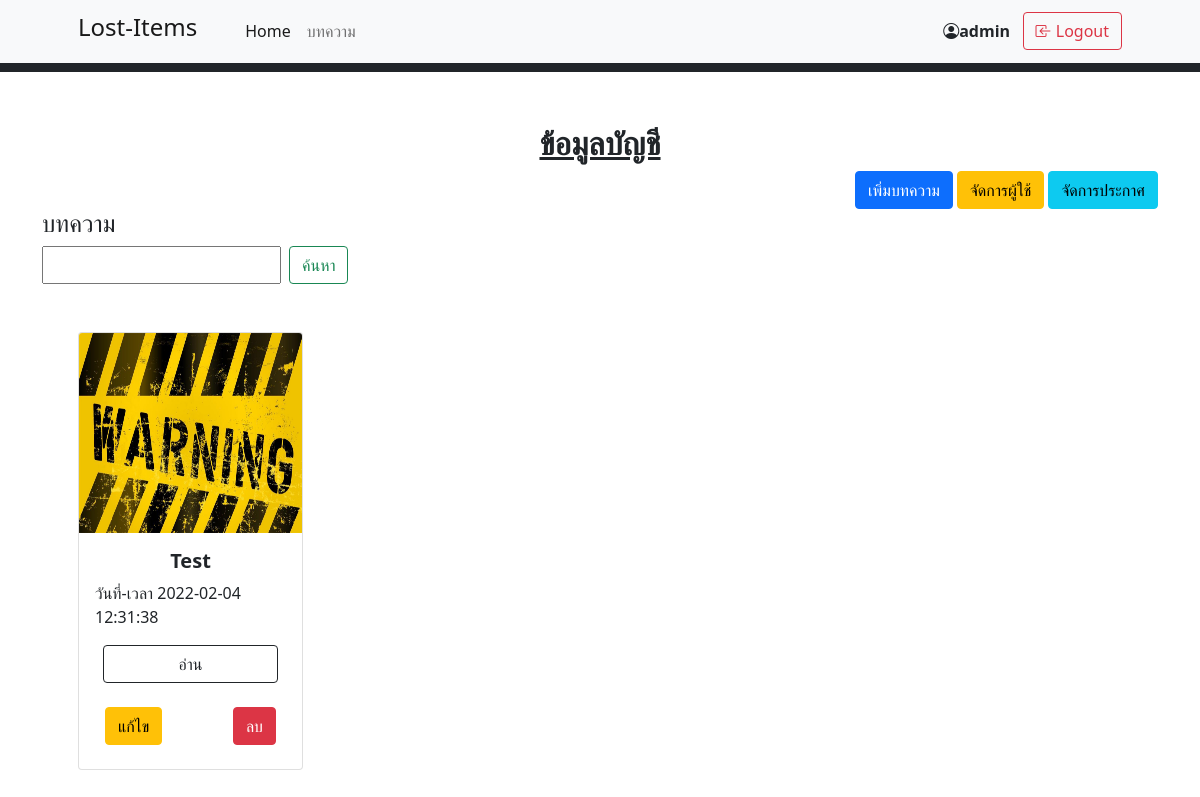
/admin/admin_info.php (signed in), run on the app's committed database.
### tables this page shows
CREATE TABLE `articles` (
  `ID_articles` int(11) NOT NULL,
  `authors_id` int(10) NOT NULL,
  `image` varchar(1000) NOT NULL,
  `title` varchar(250) NOT NULL,
  `body` varchar(10000) NOT NULL,
  `date` timestamp NOT NULL DEFAULT current_timestamp() ON UPDATE current_timestamp()
);

### admin/admin_info.php (the view, shortened to what this page needs)
<!DOCTYPE html>
<html lang="en">
    <head>
        <link href="https://cdn.jsdelivr.net/npm/bootstrap-icons@1.5.0/font/bootstrap-icons.css" rel="stylesheet" />
        <link href="../css/styles.css" rel="stylesheet" />
    </head>
    <body >
        <nav class="navbar navbar-expand-lg navbar-light bg-light fixed-top">
            <div class="container px-4 px-lg-5">
                <a class="navbar-brand" href="#!"><h4>Lost-Items</h4></a>
                <div class="collapse navbar-collapse" id="navbarSupportedContent">
                    <ul class="navbar-nav me-auto mb-2 mb-lg-0 ms-lg-4">
                        <li class="nav-item"><a class="nav-link active" aria-current="page" href="../index.php">Home</a></li>
                        <li class="nav-item"><a class="nav-link" href="index-articles.php">บทความ</a></li>
                     </ul>
                     <i class="bi bi-person-circle"></i> <b><?php echo $_SESSION["username"]; ?></b>  &nbsp; &nbsp;
                    <form class="d-flex" action="../db/logout.php">
                        <button class="btn btn-outline-danger"  type="submit">
                        <i class="bi bi-box-arrow-in-left"></i>
                            Logout
                        </button>
                    </form>
                </div>
            </div>
        </nav>
        <section class="py-5">
        <div class="container ">
        <h2 align='center'><i class='fas fa-user' style='font-size:36px'></i><b><u> ข้อมูลบัญชี</b></u></h2>
        <div align="right"class="dropdown">
        <a class="btn btn-primary" href="articles.php" role="button">เพิ่มบทความ</a>
        <a class="btn btn-warning" href="manage_users.php" role="button">จัดการผู้ใช้</a>
        <a class="btn btn-info" href="announce.php" role="button">จัดการประกาศ</a>
        </div>
        <h4>บทความ</h4>
        <?php $q = (isset($_GET['q']) ? $_GET['q'] : ''); ?>
        <form action="admin_info.php" method="get" class="d-flex">
          <input class="me-2" type="text" name="q" >
          <button class="btn btn-outline-success" type="submit">ค้นหา</button>
        </form>
         </div>
<?php
if($q==''){
      require_once('../db/connection.php');
      $mysqli = new mysqli($db_host, $db_user, $db_password, $db_name);
      $mysqli->set_charset("utf8");
      $user_id = $_SESSION['user_id'];
      $sql = "SELECT *
        FROM articles il INNER JOIN users u
        ON authors_id = u.ID_users
        WHERE u.ID_users = $user_id
        ORDER BY date DESC";
      $result = $mysqli->query($sql);
      if (!$result) {
        echo ("Error: ". $mysqli->error);
      } else {
      ?>
    <div class="container px-4 px-lg-5 mt-5" >
    <div class="row gx-4 gx-lg-5 row-cols-2 row-cols-md-3 row-cols-xl-4 justify-content-left" >
      <?php while($row = $result->fetch_object()){ ?>
                    <div class="col mb-5">
                        <div class="card h-100">
                            <img class="card-img-top" style="width:300;height:200px;"src="../upload/<?php echo $row->image ?>" alt="..." />
                            <div class="card-body ">
                                <div class="text-center">
                                    <h5 class="fw-bolder"><?php echo $row->title ?></h5>
                                </div>
                                <div class="text-left">
                                   วันที่-เวลา <?php echo $row->date ?>
                                </div>
                            </div>
                            <div class="card-footer p-4 pt-0 border-top-0 bg-transparent ">
                                <div class="text-center "><a class="btn btn-outline-dark mt-auto container" href="articles_detail.php?id=<?php echo $row->ID_articles ?>">อ่าน</a></div>
                            </div>
                            <div class="card-footer p-4 pt-0 border-top-0 bg-transparent">
                                <div class="text-center">
                                    <a class="btn btn-warning mt-auto" href="edit_articles.php?id=<?php echo $row->ID_articles?>">แก้ไข</a>
                                    <a class="btn btn-danger mt-auto" onclick="return confirm('คุณต้องการที่จะลบบทความหรือไม่?');" href="../db/delete_articles.php?id=<?php echo $row->ID_articles?>">ลบ</a>
                                </div>
                            </div>
                        </div>
                    </div>
      <?php
      }
      ?>
      <?php
     }
}else if($q!=''){
     require_once('../db/connection.php');
     $mysqli = new mysqli($db_host, $db_user, $db_password, $db_name);
     $mysqli->set_charset("utf8");
     if ($mysqli->connect_errno) {
     echo "Failed to connect to MySQL: (" . $mysqli->connect_errno . ") " . $mysqli->connect_error;
     } else {
     }
     $sql = "SELECT *
        FROM articles il INNER JOIN users u
        ON authors_id = u.ID_users
       WHERE title LIKE '%$q%' OR date LIKE '%$q%'
       ORDER BY date DESC";
     $result = $mysqli->query($sql);
     if (!$result) {
       echo ("Error: ". $mysqli->error);
     } else {
     ?>
     <div class="container px-4 px-lg-5 mt-5">
    <div class="row gx-4 gx-lg-5 row-cols-2 row-cols-md-3 row-cols-xl-4 justify-content-left" >
     <?php while($row = $result->fetch_object()){ ?>
         <div class="col mb-5">
                        <div class="card h-100">
                            <img class="card-img-top" style="width:300;height:200px;"src="../upload/<?php echo $row->image ?>" alt="..." />
                            <div class="card-body ">
                                <div class="text-center">
                                    <h5 class="fw-bolder"><?php echo $row->title ?></h5>
                                </div>
                                <div class="text-left">
                                   วันที่-เวลา <?php echo $row->date ?>
                                </div>
                            </div>
                            <div class="card-footer p-4 pt-0 border-top-0 bg-transparent ">
                                <div class="text-center"><a class="btn btn-outline-dark mt-auto container" href="articles_detail.php?id=<?php echo $row->ID_articles ?>">รายละเอียด</a></div>
                            </div>
                            <div class="card-footer p-4 pt-0 border-top-0 bg-transparent">
                                <div class="text-center">
                                    <a class="btn btn-warning mt-auto" href="edit_articles.php?id=<?php echo $row->ID_Item?>">แก้ไข</a>
                                        &nbsp; &nbsp; &nbsp; &nbsp; &nbsp; &nbsp; &nbsp; &nbsp;
                                    <a class="btn btn-danger mt-auto" onclick="return confirm('คุณต้องการที่จะลบบทความหรือไม่?');" href="../db/delete_articles.php?id=<?php echo $row->ID_Item?>">ลบ</a>
                                </div>
                            </div>
                        </div>
                    </div>
            <?php
            }
            ?>
            <?php
     }
            }
?>
        </section>
    </body>
</html>

### data on the page
articles: image (picture), title "Test", date "2022-02-04 12:31:38"

### other printed values
$_SESSION["username"] "admin"
